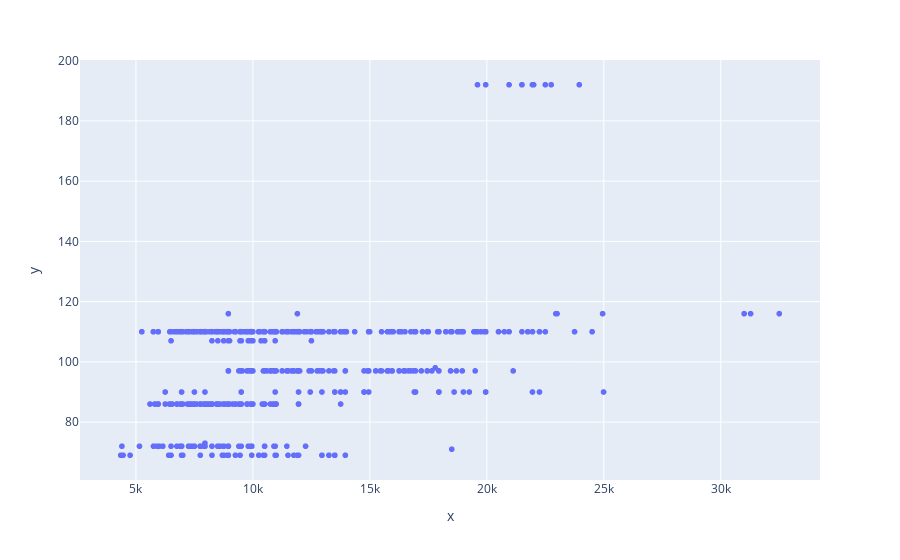

The notebook cell this image was saved under:
### Code cell
figure = px.scatter(x=df1['Price'], y=df1['HP'])
# displaying the figure instance
figure.show()

### Figure 1 — Plotly figure (JSON) as saved in the notebook; plotly's stock layout.template omitted (floating-point values rounded to 4 significant figures; data arrays with more than 128 entries replaced by an {"elided": "..."} marker saying what was removed)
{"data": [{"hovertemplate": "x=%{x}<br>y=%{y}<extra></extra>", "legendgroup": "", "marker": {"color": "#636efa", "symbol": "circle"}, "mode": "markers", "name": "", "showlegend": false, "type": "scattergl", "x": {"elided": "1435 int values"}, "xaxis": "x", "y": {"elided": "1435 int values"}, "yaxis": "y"}], "layout": {"legend": {"tracegroupgap": 0}, "margin": {"t": 60}, "xaxis": {"anchor": "y", "domain": [0, 1], "title": {"text": "x"}}, "yaxis": {"anchor": "x", "domain": [0, 1], "title": {"text": "y"}}}}
